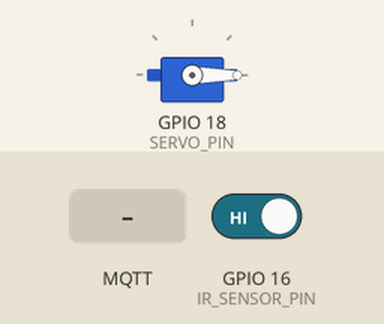
The sketch below on a simulated ESP32. Parts: servo. Inputs (shaded band) come from the test bench; at power-on: GPIO 16 (IR_SENSOR_PIN) HIGH. WiFi joins after 1.5 s; servers stay silent unless stated; no MQTT or app messages arrive unless stated; what the sketch prints to the serial monitor is not drawn.

Above: at 3.7 s.
3.8 s: GPIO 16 (IR_SENSOR_PIN) driven LOW
At 4.83 s:
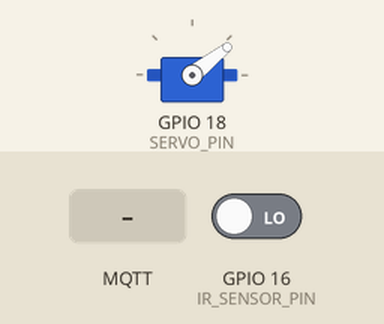
At 6.6 s:
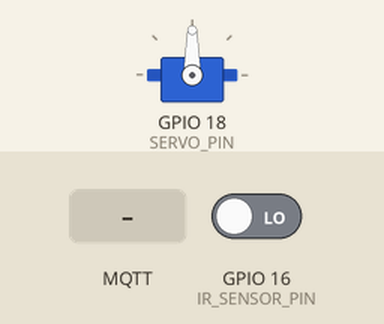
6.8 s: MQTT message "manual" arrives on the first subscribed topic
8.3 s: MQTT message "web" arrives on the first subscribed topic
9.8 s: MQTT message "button" arrives on the first subscribed topic
11.3 s: GPIO 16 (IR_SENSOR_PIN) driven HIGH
Timing chart, 0 to 13.9 s (numbered marks = the images above; inputs shaded):
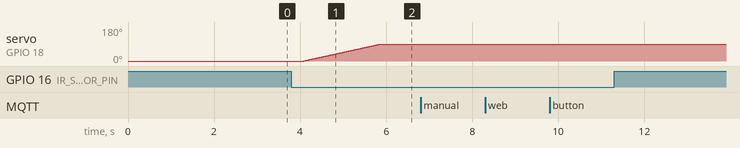

The sketch:

bedroom_node2_smart_door.ino
```cpp
/*
 * BEDROOM NODE 2 - Smart Door Controller
 * ESP32 + Servo + IR Sensor
 *
 * CHỨC NĂNG:
 * ✅ Tự động mở cửa khi phát hiện người
 * ✅ Tự động đóng cửa sau thời gian timeout
 * ✅ Điều khiển thủ công qua MQTT/Web dashboard
 * ✅ Smooth servo movement
 * ✅ Real-time status reporting
 * ✅ Sử dụng hostname cho MQTT
 *
 * HARDWARE CONFIGURATION:
 * - Servo SG90: GPIO 18
 * - IR Sensor ARD2-2233: GPIO 16 (OUT pin)
 *
 * MQTT TOPICS:
 * - home/bedroom/node2/door/status (publish)
 * - home/bedroom/node2/door/command (subscribe)
 * - home/bedroom/node2/ir_sensor/value (publish)
 */

#include <WiFi.h>
#include <PubSubClient.h>
#include <ESP32Servo.h>
#include <ArduinoJson.h>

// ===== NETWORK CONFIGURATION =====
const char* WIFI_SSID = "SSIoT-02";
const char* WIFI_PASSWORD = "SSIoT-02";

// ===== MQTT BROKER CONFIGURATION =====
const char* MQTT_SERVER = "pi101.local";  // hostname thay vì IP
const int MQTT_PORT = 1883;
const char* MQTT_USERNAME = "pi101";
const char* MQTT_PASSWORD = "1234";

// Backup IP nếu hostname không hoạt động
const char* MQTT_SERVER_IP = "192.168.1.3";

// ===== MQTT TOPICS =====
const char* BEDROOM_NODE2_DOOR_STATUS_TOPIC = "home/bedroom/node2/door/status";
const char* BEDROOM_NODE2_DOOR_CMD_TOPIC = "home/bedroom/node2/door/command";
const char* BEDROOM_NODE2_IR_SENSOR_TOPIC = "home/bedroom/node2/ir_sensor/value";
const char* SYSTEM_HEARTBEAT_TOPIC = "home/system/heartbeat";
const char* SYSTEM_STATUS_TOPIC = "home/system/status";

// ===== CLIENT ID =====
const char* CLIENT_ID = "ESP32_Bedroom_Node2_Door";

// ===== TIMING CONSTANTS =====
const unsigned long MQTT_RECONNECT_DELAY = 5000;   // 5 seconds
const unsigned long HEARTBEAT_INTERVAL = 30000;    // 30 seconds
const unsigned long SENSOR_READ_INTERVAL = 500;    // 500ms

// ===== HARDWARE PINS =====
#define SERVO_PIN 18
#define IR_SENSOR_PIN 16

// ===== SERVO SETTINGS =====
#define DOOR_CLOSED 0      // 0° = cửa đóng
#define DOOR_OPEN 90       // 90° = cửa mở
#define SMOOTH_DELAY 20    // ms delay between steps

// ===== TIMING SETTINGS =====
#define PRESENCE_TIMEOUT 20000    // 20 giây không người → đóng cửa
#define MANUAL_OVERRIDE 60000     // 60 giây override sau lệnh thủ công

// ===== GLOBAL VARIABLES =====
WiFiClient espClient;
PubSubClient client(espClient);
Servo doorServo;

// State variables
int currentAngle = DOOR_CLOSED;
bool doorState = false;  // false = closed, true = open
bool presenceDetected = false;
unsigned long lastPersonSeen = 0;
unsigned long lastHeartbeat = 0;
unsigned long lastSensorRead = 0;
unsigned long manualOverrideUntil = 0;
unsigned long lastMQTTAttempt = 0;
String lastAction = "system_start";

// ===== SETUP FUNCTION =====
void setup() {
  Serial.begin(115200);
  Serial.println("\n🚪 BEDROOM NODE 2 - Smart Door Controller Starting...");

  initializeHardware();
  connectToWiFi();
  setupMQTT();

  Serial.println("✅ Bedroom Node 2 initialized successfully!");
  Serial.println("🚪 Smart door system ready...\n");
}

// ===== MAIN LOOP =====
void loop() {
  maintainConnections();

  if (millis() - lastSensorRead >= SENSOR_READ_INTERVAL) {
    readSensorData();
    lastSensorRead = millis();
  }

  checkAutomaticControl();

  if (millis() - lastHeartbeat >= HEARTBEAT_INTERVAL) {
    publishHeartbeat();
    lastHeartbeat = millis();
  }

  client.loop();
  delay(50);
}

// ===== HARDWARE INITIALIZATION =====
void initializeHardware() {
  Serial.println("🔧 Initializing hardware...");

  // IR Sensor
  pinMode(IR_SENSOR_PIN, INPUT);
  Serial.println("  ✅ IR Sensor (GPIO 16)");

  // Servo
  doorServo.attach(SERVO_PIN);
  doorServo.write(DOOR_CLOSED);
  currentAngle = DOOR_CLOSED;
  Serial.println("  ✅ Servo SG90 (GPIO 18) - Position: 0° (closed)");

  delay(1000); // Allow servo to reach position
}

// ===== WIFI CONNECTION =====
void connectToWiFi() {
  Serial.print("📡 Connecting to WiFi: ");
  Serial.println(WIFI_SSID);

  WiFi.begin(WIFI_SSID, WIFI_PASSWORD);

  int attempts = 0;
  while (WiFi.status() != WL_CONNECTED && attempts < 20) {
    delay(500);
    Serial.print(".");
    attempts++;
  }

  if (WiFi.status() == WL_CONNECTED) {
    Serial.println("\n✅ WiFi connected!");
    Serial.print("📍 IP: ");
    Serial.println(WiFi.localIP());
  } else {
    Serial.println("\n❌ WiFi connection failed!");
  }
}

// ===== MQTT SETUP =====
void setupMQTT() {
  // Thử kết nối với hostname trước
  client.setServer(MQTT_SERVER, MQTT_PORT);
  client.setCallback(mqttCallback);

  if (!connectToMQTT()) {
    // Nếu hostname không hoạt động, thử IP backup
    Serial.println("⚠️ Hostname failed, trying backup IP...");
    client.setServer(MQTT_SERVER_IP, MQTT_PORT);
    connectToMQTT();
  }
}

bool connectToMQTT() {
  if (WiFi.status() != WL_CONNECTED) return false;

  Serial.print("📡 Connecting to MQTT broker...");

  if (client.connect(CLIENT_ID, MQTT_USERNAME, MQTT_PASSWORD)) {
    Serial.println(" ✅ Connected!");

    // Subscribe to command topic
    client.subscribe(BEDROOM_NODE2_DOOR_CMD_TOPIC);
    Serial.printf("📥 Subscribed to: %s\n", BEDROOM_NODE2_DOOR_CMD_TOPIC);

    publishOnlineStatus();
    return true;
  } else {
    Serial.printf(" ❌ Failed, rc=%d\n", client.state());
    return false;
  }
}

void maintainConnections() {
  // Check WiFi
  if (WiFi.status() != WL_CONNECTED) {
    Serial.println("⚠️ WiFi disconnected, reconnecting...");
    connectToWiFi();
    return;
  }

  // Check MQTT
  if (!client.connected() && millis() - lastMQTTAttempt >= MQTT_RECONNECT_DELAY) {
    Serial.println("⚠️ MQTT disconnected, reconnecting...");
    setupMQTT();
    lastMQTTAttempt = millis();
  }
}

// ===== SENSOR READING =====
void readSensorData() {
  // Read digital IR sensor (3-pin: VCC, GND, OUT)
  // Logic: LOW = có người, HIGH = không có người
  bool sensorReading = digitalRead(IR_SENSOR_PIN);
  bool currentPresence = !sensorReading; // Đảo ngược logic

  // Check for presence change
  if (currentPresence != presenceDetected) {
    presenceDetected = currentPresence;

    if (presenceDetected) {
      // Person detected
      lastPersonSeen = millis();
      Serial.println("👤 Person detected by IR sensor");

      publishSensorData();

      // Auto open door if closed and not in manual override
      if (!doorState && millis() > manualOverrideUntil) {
        Serial.println("🚪 Auto opening door for detected person");
        moveDoorTo(DOOR_OPEN, "auto_open");
      }
    } else {
      // Person no longer detected
      Serial.println("👤 Person no longer detected");
      publishSensorData();
    }
  }
}

void publishSensorData() {
  if (!client.connected()) return;

  StaticJsonDocument<150> doc;
  doc["presence"] = presenceDetected;
  doc["sensor_type"] = "IR_digital";
  doc["signal_strength"] = WiFi.RSSI();
  doc["timestamp"] = millis() / 1000;

  String jsonString;
  serializeJson(doc, jsonString);

  client.publish(BEDROOM_NODE2_IR_SENSOR_TOPIC, jsonString.c_str());
}

// ===== AUTOMATIC CONTROL =====
void checkAutomaticControl() {
  // Skip if in manual override mode
  if (millis() < manualOverrideUntil) {
    return;
  }

  // Auto close door if no person detected for timeout
  if (doorState && !presenceDetected &&
      (millis() - lastPersonSeen) > PRESENCE_TIMEOUT) {
    Serial.println("🚪 Auto closing door - no person detected for timeout");
    moveDoorTo(DOOR_CLOSED, "auto_close");
  }
}

// ===== SERVO CONTROL =====
void moveDoorTo(int targetAngle, String action) {
  if (targetAngle < 0) targetAngle = 0;
  if (targetAngle > 90) targetAngle = 90;

  if (currentAngle == targetAngle) {
    Serial.println("🚪 Door already at target position");
    return;
  }

  Serial.printf("🚪 Moving door from %d° to %d° (%s)\n", currentAngle, targetAngle, action.c_str());
  lastAction = action;

  // Smooth movement
  int step = (targetAngle > currentAngle) ? 1 : -1;

  while (currentAngle != targetAngle) {
    currentAngle += step;
    doorServo.write(currentAngle);
    delay(SMOOTH_DELAY);
  }

  // Update door state
  doorState = (currentAngle > 45); // Consider open if > 45°

  Serial.printf("✅ Door movement complete: %d° (%s)\n",
                currentAngle, doorState ? "OPEN" : "CLOSED");

  // Publish status
  publishDoorStatus();
}

// ===== MQTT CALLBACK =====
void mqttCallback(char* topic, byte* payload, unsigned int length) {
  String message;
  for (int i = 0; i < length; i++) {
    message += (char)payload[i];
  }

  Serial.printf("📨 MQTT [%s]: %s\n", topic, message.c_str());

  if (String(topic) == BEDROOM_NODE2_DOOR_CMD_TOPIC) {
    handleDoorCommand(message);
  }
}

void handleDoorCommand(String jsonMessage) {
  StaticJsonDocument<200> doc;
  DeserializationError error = deserializeJson(doc, jsonMessage);

  if (error) {
    Serial.println("❌ JSON parsing failed");
    return;
  }

  String source = doc["source"] | "unknown";

  // Set manual override if command is from web/manual source
  if (source == "manual" || source == "web" || source == "button") {
    manualOverrideUntil = millis() + MANUAL_OVERRIDE;
    Serial.printf("🔧 Manual override activated for %d seconds\n", MANUAL_OVERRIDE/1000);
  }

  // Handle angle command
  if (doc.containsKey("angle")) {
    int targetAngle = doc["angle"];
    String action = "manual_" + String(targetAngle == DOOR_OPEN ? "open" : "close");
    moveDoorTo(targetAngle, action);
  }

  // Handle action command
  else if (doc.containsKey("action")) {
    String action = doc["action"];
    if (action == "open") {
      moveDoorTo(DOOR_OPEN, "manual_open");
    } else if (action == "close") {
      moveDoorTo(DOOR_CLOSED, "manual_close");
    } else if (action == "toggle") {
      int targetAngle = doorState ? DOOR_CLOSED : DOOR_OPEN;
      moveDoorTo(targetAngle, "manual_toggle");
    }
  }
}

// ===== MQTT PUBLISHING =====
void publishDoorStatus() {
  if (!client.connected()) return;

  StaticJsonDocument<300> doc;

  doc["angle"] = currentAngle;
  doc["state"] = doorState ? "open" : "closed";
  doc["presence"] = presenceDetected;
  doc["seconds_since_person"] = (millis() - lastPersonSeen) / 1000;
  doc["last_action"] = lastAction;
  doc["manual_override"] = (millis() < manualOverrideUntil);
  doc["override_remaining"] = manualOverrideUntil > millis() ? (manualOverrideUntil - millis()) / 1000 : 0;
  doc["uptime"] = millis() / 1000;
  doc["free_heap"] = ESP.getFreeHeap();
  doc["wifi_rssi"] = WiFi.RSSI();
  doc["timestamp"] = millis() / 1000;

  String jsonString;
  serializeJson(doc, jsonString);

  client.publish(BEDROOM_NODE2_DOOR_STATUS_TOPIC, jsonString.c_str());
  Serial.println("📤 Door status published");
}

void publishHeartbeat() {
  if (!client.connected()) return;

  StaticJsonDocument<200> doc;
  doc["room"] = "bedroom";
  doc["node"] = "node2";
  doc["type"] = "smart_door";
  doc["uptime"] = millis() / 1000;
  doc["free_heap"] = ESP.getFreeHeap();
  doc["wifi_rssi"] = WiFi.RSSI();
  doc["door_state"] = doorState ? "open" : "closed";
  doc["presence"] = presenceDetected;
  doc["timestamp"] = millis() / 1000;

  String heartbeat;
  serializeJson(doc, heartbeat);
  client.publish(SYSTEM_HEARTBEAT_TOPIC, heartbeat.c_str());
}

void publishOnlineStatus() {
  if (!client.connected()) return;

  StaticJsonDocument<150> doc;
  doc["room"] = "bedroom";
  doc["node"] = "node2";
  doc["status"] = "online";
  doc["ip"] = WiFi.localIP().toString();
  doc["door_state"] = doorState ? "open" : "closed";
  doc["timestamp"] = millis() / 1000;

  String status;
  serializeJson(doc, status);
  client.publish(SYSTEM_STATUS_TOPIC, status.c_str());
}
```

Measured:
- after the input at 3.8 s, servo on GPIO 18 (SERVO_PIN): moves from 0° to 90° over 1.8 s, starting after 0.29 s
- after the input at 6.8 s, every drawn part: stays the same
- after the input at 8.3 s, every drawn part: stays the same
- after the input at 9.8 s, every drawn part: stays the same
- after the input at 11.3 s, every drawn part: stays the same
